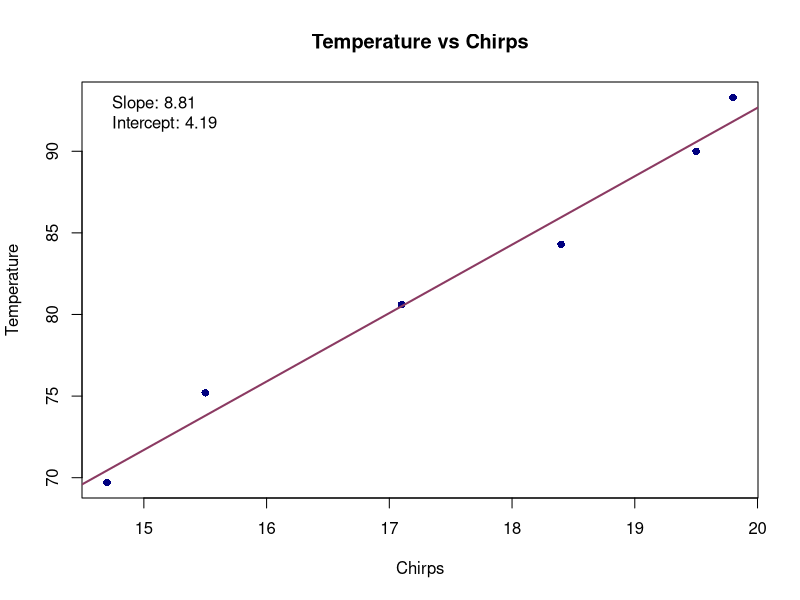

Generate this figure with R: (Note: this script raises an error after producing the figure.)
#PART B - B2

chirps <-c(14.7, 19.8, 18.4, 17.1, 15.5, 19.5)
temp <-c(69.7, 93.3, 84.3, 80.6, 75.2, 90.0)

model <- lm(temp ~ chirps)

slope <- coef(model)[1]
intercept <- coef(model)[2]

plot(chirps, temp, pch = 16, col = "navy", main = "Temperature vs Chirps",
     xlab = "Chirps", ylab = "Temperature")
abline(model, col = "hotpink4", lwd = 2)

legend("topleft",legend=c(paste("Slope:",round(slope,2)),
                             paste("Intercept:",round(intercept, 2))),
       bty="n")
legend("bottomright", legend=paste("y =",round(coefficients[2],2), "* x +",round(coefficients[1],2)), col="hotpink4", lwd=2)
